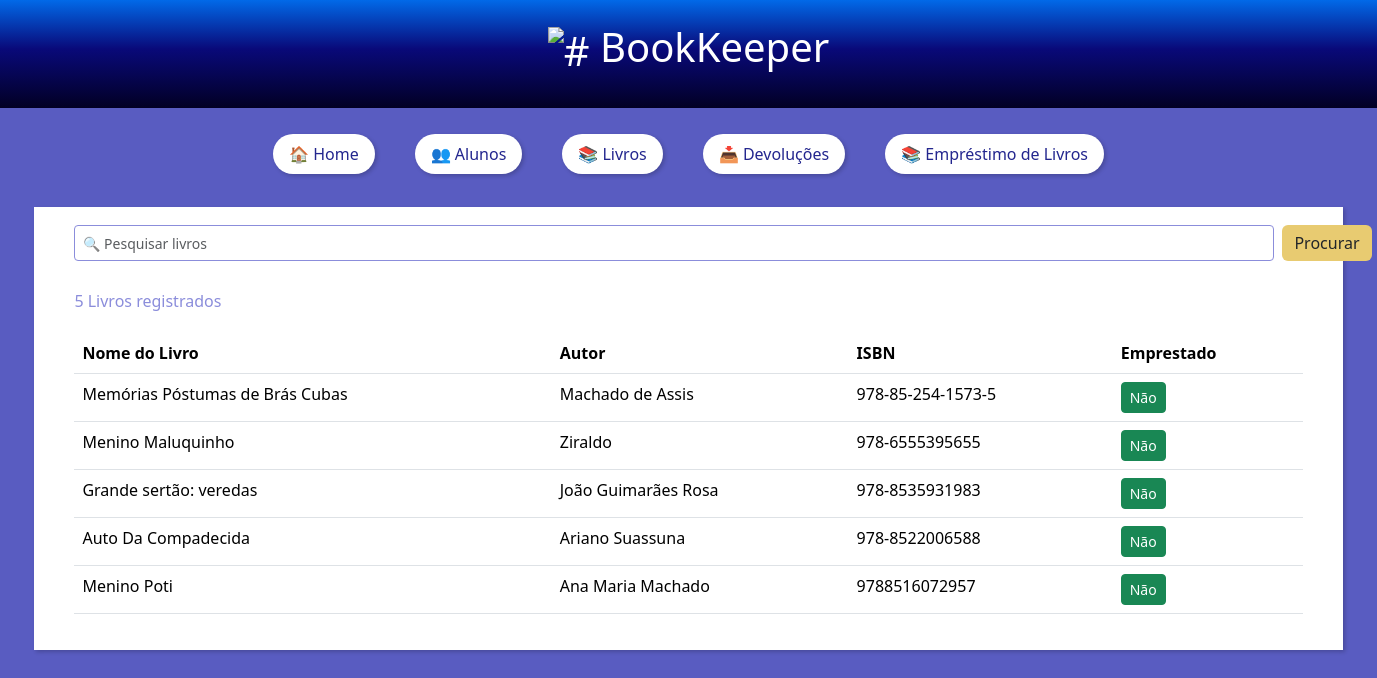
The page /books/ on the database as committed earlier.
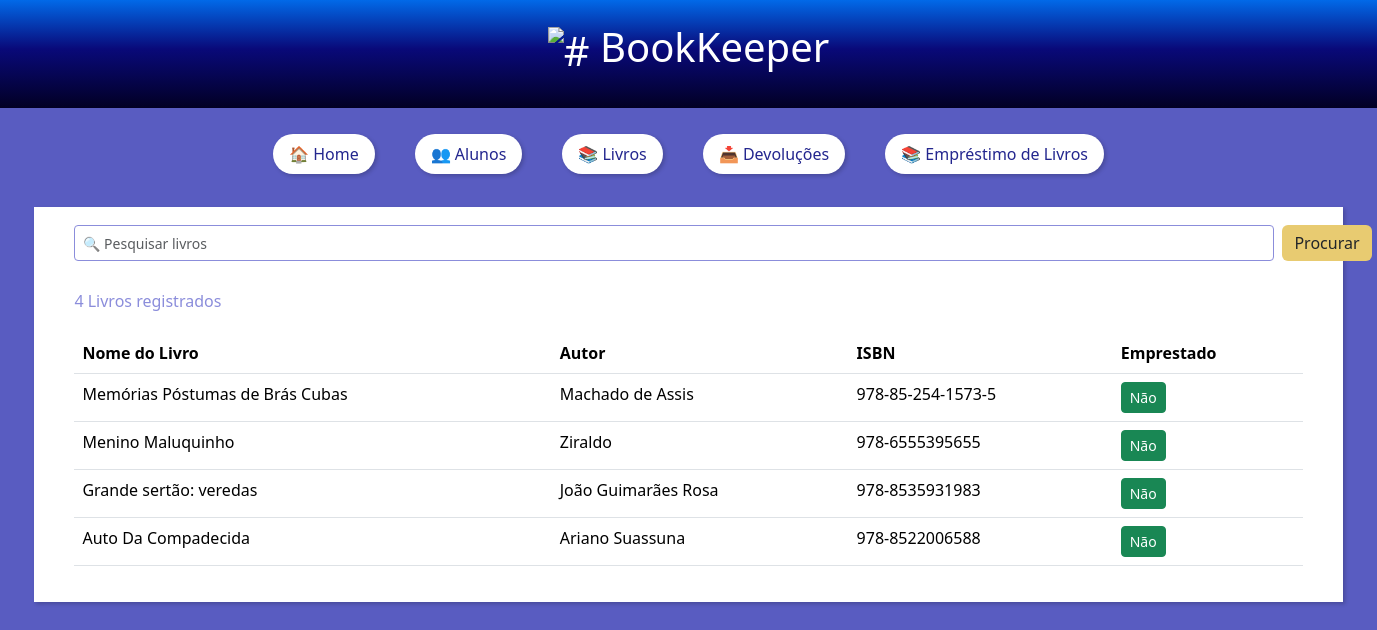
The same page on the database as committed later.
### biblioteca_app/models.py (models this page shows, shortened)
class Book(models.Model):
    book_name = models.CharField(max_length=200, verbose_name="Nome do Livro")
    author = models.CharField(max_length=200, verbose_name="Autor")
    isbn = models.CharField(max_length=20, verbose_name="ISBN")
    borrowed = models.BooleanField(default=False, verbose_name="Emprestado")
    class Meta:
        verbose_name = "Livro"
        verbose_name_plural = "Livros"

### biblioteca_app/views.py (the view)
# urls.py: path('books/', books, name='books'),
def books(request):
    books_list = Book.objects.all()
    return render(request, "books.html", context={"current_tab": "books", "books": books_list})

### biblioteca_app/templates/books.html (shortened to what this page needs)
<!DOCTYPE html>
{% extends "index.html" %}
{% load static %}
{% block main_content %}
<div id="search_css">
    <nav class="navbar bg-body-light">
        <form id="search-form" class="d-flex" role="search">
            <input id="search-input" class="form-control form-control-sm me-2 col-md-10" style="width: 1200px; border-style: solid; border-color: #8B8DDB;" type="search" placeholder="🔍 Pesquisar livros" aria-label="Search">
            <button id="btnsearch_css" class="btn" type="submit">Procurar</button>
        </form>
    </nav>
    <div class="col-md-12">
        <div  style="margin-top: 20px;">
            <p style="color: #8B8DDB">{{ books|length }} Livros registrados</p>
        </div>
        <div  style="margin-top: 20px;">
            <table class="table table-hover">
                <thead>
                    <tr>
                        <th>Nome do Livro</th>
                        <th>Autor</th>
                        <th>ISBN</th>
                        <th>Emprestado</th>
                    </tr>
                </thead>
                <tbody id="bookTableBody">
                    {% for book in books %}
                    <tr>
                        <td>{{ book.book_name }}</td>
                        <td>{{ book.author }}</td>
                        <td>{{ book.isbn }}</td>
                        <td>
                            {% if book.borrowed %}
                                <span class="btn btn-danger btn-sm">Sim</span>
                            {% else %}
                                <span class="btn btn-success btn-sm">Não</span>
                            {% endif %}
                        </td>
                    </tr>
                    {% endfor %}
                </tbody>
            </table>
        </div>
    </div>
</div>
{% endblock %}

Rows that differ between the two databases and show on the page:
removed Book: book_name "Menino Poti", author "Ana Maria Machado", isbn "9788516072957", borrowed "Não"
Other text that changed with them:
{{ books|length }}: "5" → "4"
